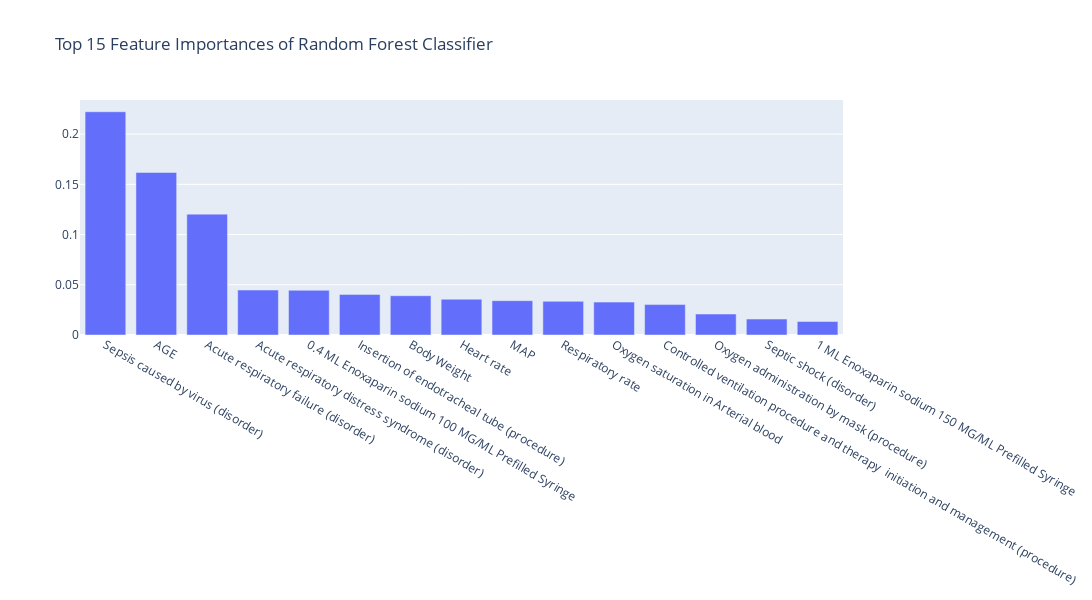

The notebook cell saved with this chart:
### Code cell
# Overlay the feature importances of the Random Forest and Gradient Boosting Classifiers Using Plotly
import plotly.graph_objects as go

# Get the top 10 combined features
# top_10_features = combined_importances.head(15).index
top_10_features = forest_importances.head(15).index

fig = go.Figure()
fig.add_trace(go.Bar(x=top_10_features, y=forest_importances[top_10_features].values, name='Random Forest'))
# fig.add_trace(go.Bar(x=top_10_features, y=forest_importances[top_10_features].values, name='Random Forest'))
# fig.add_trace(go.Bar(x=top_10_features, y=gradient_importances[top_10_features].values, name='Gradient Boosting'))
# fig.add_trace(go.Bar(x=top_10_features, y=ada_importances[top_10_features].values, name='AdaBoost'))
# fig.add_trace(go.Bar(x=top_10_features, y=feature_importances[top_10_features].values, name='Logistic Regression'))
# fig.add_trace(go.Bar(x=top_10_features, y=combined_importances[top_10_features].values, name='Combined'))

# Order the x-axis by the combined feature importances
fig.update_xaxes(categoryorder='array', categoryarray=top_10_features)

fig.update_layout(title='Top 15 Feature Importances of Random Forest Classifier', barmode='group')
fig.update_layout(height=600, width=1200)
fig.show()

### Figure 1 — Plotly figure (JSON) as saved in the notebook; plotly's stock layout.template omitted (floating-point values rounded to 4 significant figures)
{"data": [{"name": "Random Forest", "type": "bar", "x": ["Sepsis caused by virus (disorder)", "AGE", "Acute respiratory failure (disorder)", "Acute respiratory distress syndrome (disorder)", "0.4 ML Enoxaparin sodium 100 MG/ML Prefilled Syringe", "Insertion of endotracheal tube (procedure)", "Body Weight", "Heart rate", "MAP", "Respiratory rate", "Oxygen saturation in Arterial blood", "Controlled ventilation procedure and therapy  initiation and management (procedure)", "Oxygen administration by mask (procedure)", "Septic shock (disorder)", "1 ML Enoxaparin sodium 150 MG/ML Prefilled Syringe"], "y": [0.2223, 0.1618, 0.1204, 0.04475, 0.04454, 0.04042, 0.0391, 0.03564, 0.03417, 0.03351, 0.03275, 0.03028, 0.02089, 0.01588, 0.01341]}], "layout": {"barmode": "group", "height": 600, "title": {"text": "Top 15 Feature Importances of Random Forest Classifier"}, "width": 1200, "xaxis": {"categoryarray": ["Sepsis caused by virus (disorder)", "AGE", "Acute respiratory failure (disorder)", "Acute respiratory distress syndrome (disorder)", "0.4 ML Enoxaparin sodium 100 MG/ML Prefilled Syringe", "Insertion of endotracheal tube (procedure)", "Body Weight", "Heart rate", "MAP", "Respiratory rate", "Oxygen saturation in Arterial blood", "Controlled ventilation procedure and therapy  initiation and management (procedure)", "Oxygen administration by mask (procedure)", "Septic shock (disorder)", "1 ML Enoxaparin sodium 150 MG/ML Prefilled Syringe"], "categoryorder": "array"}}}
